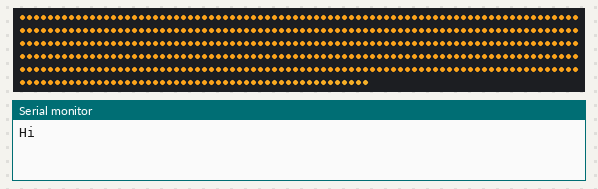
The sketch below on a simulated Arduino Uno, built with avr-gcc and run on an emulated ATmega328P. On the bench: 450 RGB LEDs in strip order, left to right, continuing on the next row, the last lines printed to the serial monitor.

Above: at 1.09 s.
At 6.87 s:
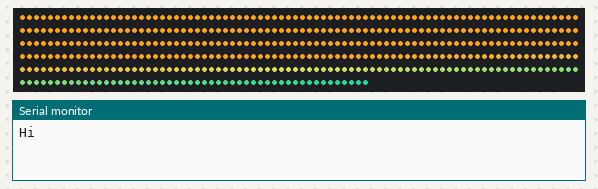
At 10.38 s:
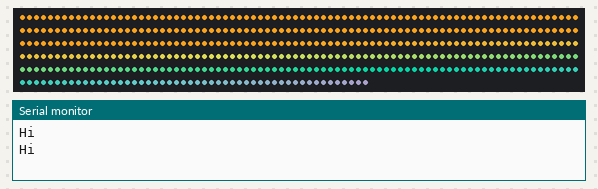
At 20.24 s:
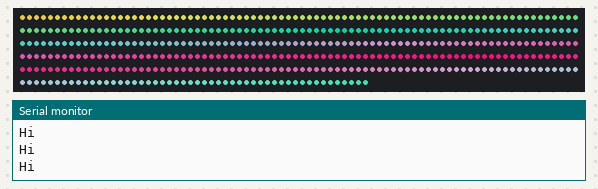
At 29.77 s:
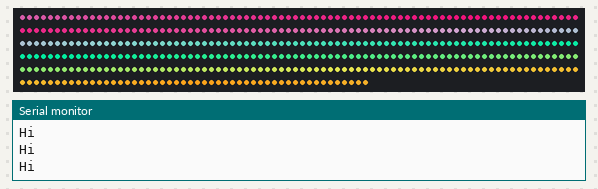
At 39.62 s:
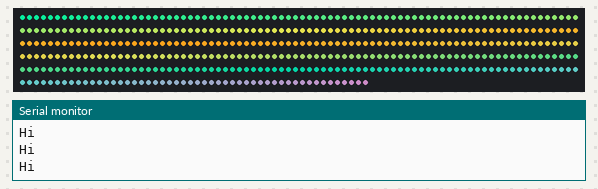

The sketch:

kitchen_brand.ino
```cpp
#include <Adafruit_NeoPixel.h>

#define PIN 2
#define PIXELS 450
#define WAIT 10
#define PHASE_LENGTH 180.

#define COLOR_0_R 255
#define COLOR_0_G 161
#define COLOR_0_B 27

#define COLOR_1_R 0
#define COLOR_1_G 130
#define COLOR_1_B 100

#define COLOR_2_R 206
#define COLOR_2_G 15
#define COLOR_2_B 105

#define COLOR_3_R 0
#define COLOR_3_G 195
#define COLOR_3_B 131

const float delta[4][3] = {
    {(COLOR_1_R-COLOR_0_R)/PHASE_LENGTH, (COLOR_1_G-COLOR_0_G)/PHASE_LENGTH, (COLOR_1_B-COLOR_0_B)/PHASE_LENGTH},
    {(COLOR_2_R-COLOR_1_R)/PHASE_LENGTH, (COLOR_2_G-COLOR_1_G)/PHASE_LENGTH, (COLOR_2_B-COLOR_1_B)/PHASE_LENGTH},
    {(COLOR_3_R-COLOR_2_R)/PHASE_LENGTH, (COLOR_3_G-COLOR_2_G)/PHASE_LENGTH, (COLOR_3_B-COLOR_2_B)/PHASE_LENGTH},
    {(COLOR_0_R-COLOR_3_R)/PHASE_LENGTH, (COLOR_0_G-COLOR_3_G)/PHASE_LENGTH, (COLOR_0_B-COLOR_3_B)/PHASE_LENGTH}
};

Adafruit_NeoPixel strip = Adafruit_NeoPixel(
    PIXELS,
    PIN,
    NEO_GRB + NEO_KHZ800
);

uint16_t scroll;
uint8_t phase;
float next_color[] = {(float)COLOR_0_R, (float)COLOR_0_G, (float)COLOR_0_B};

void setup() {
    Serial.begin(115200);
    strip.begin();
    for(uint16_t p = 0; p < PIXELS; p++) {
      strip.setPixelColor(p, strip.Color(next_color[0], next_color[1], next_color[2]));
    }
}

void loop() {
    Serial.println("Hi");
    for(uint8_t i = 0; i < PHASE_LENGTH; i++) {
        next_color[0] += delta[phase][0];
        next_color[1] += delta[phase][1];
        next_color[2] += delta[phase][2];
        //Better in a ring buffer but libraries!
        for(uint16_t p = 0; p < PIXELS - 1; p++) {
            strip.setPixelColor(p, strip.getPixelColor(p + 1));
        }
        strip.setPixelColor(PIXELS -1, strip.Color(next_color[0], next_color[1], next_color[2]));
        strip.show();
        ++scroll %= PIXELS;
        delay(WAIT);
    }
    ++phase %= sizeof(delta) / sizeof(*delta);
}
```
